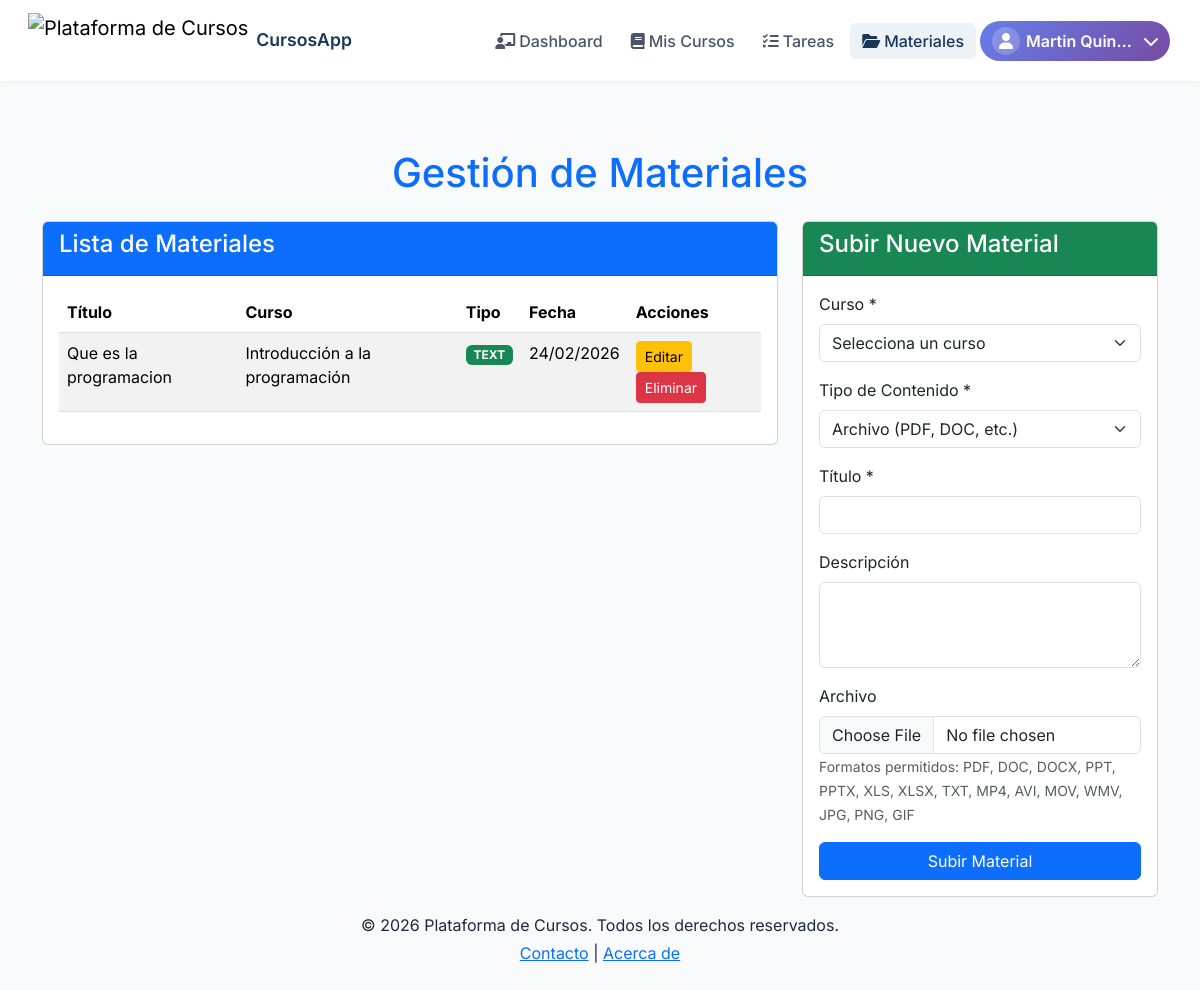
The page /views/teacher/materials.php (signed in) on the database its author committed.
### tables this page shows
CREATE TABLE `materials` (
  `id` int(11) NOT NULL,
  `course_id` int(11) DEFAULT NULL,
  `title` varchar(100) NOT NULL,
  `description` text DEFAULT NULL,
  `content_type` varchar(20) DEFAULT 'file',
  `content_url` text DEFAULT NULL,
  `content_text` longtext DEFAULT NULL,
  `file_path` varchar(255) NOT NULL,
  `uploaded_at` timestamp NOT NULL DEFAULT current_timestamp()
);

CREATE TABLE `courses` (
  `id` int(11) NOT NULL,
  `title` varchar(100) NOT NULL,
  `description` text DEFAULT NULL,
  `category_id` int(11) DEFAULT NULL,
  `teacher_id` int(11) DEFAULT NULL,
  `created_at` timestamp NOT NULL DEFAULT current_timestamp()
);

### views/teacher/materials.php (the view, shortened to what this page needs)
<?php
require_once '../../config/database.php';
require_once '../../includes/header.php';
require_once '../../includes/navbar.php';
$teacher_id = $_SESSION['user_id'];
try {
    $stmt = $pdo->prepare("SELECT m.*, c.title as course_title
                          FROM materials m
                          INNER JOIN courses c ON m.course_id = c.id
                          WHERE c.teacher_id = ?
                          ORDER BY m.uploaded_at DESC");
    $stmt->execute([$teacher_id]);
    $materials = $stmt->fetchAll(PDO::FETCH_ASSOC);
} catch (PDOException $e) {
    $materials = [];
    $error = "Error al cargar materiales: " . $e->getMessage();
}
?>
<div class="container mt-5">
    <h1 class="text-center text-primary mb-4">Gestión de Materiales</h1>
    <div class="row">
        <div class="col-md-8">
            <div class="card mb-4">
                <div class="card-header bg-primary text-white">
                    <h4>Lista de Materiales</h4>
                </div>
                <div class="card-body">
                    <?php if (empty($materials)): ?>
                        <p class="text-muted">No hay materiales subidos aún.</p>
                    <?php else: ?>
                        <div class="table-responsive">
                            <table class="table table-striped">
                                <thead>
                                    <tr>
                                        <th>Título</th>
                                        <th>Curso</th>
                                        <th>Tipo</th>
                                        <th>Fecha</th>
                                        <th>Acciones</th>
                                    </tr>
                                </thead>
                                <tbody>
                                    <?php foreach ($materials as $material): ?>
                                        <tr>
                                            <td><?php echo htmlspecialchars($material['title']); ?></td>
                                            <td><?php echo htmlspecialchars($material['course_title']); ?></td>
                                            <td>
                                                <?php
                                                $type = $material['content_type'] ?? 'file';
                                                $badges = [
                                                    'file' => 'bg-primary',
                                                    'video' => 'bg-danger',
                                                    'youtube' => 'bg-danger',
                                                    'text' => 'bg-success',
                                                    'link' => 'bg-info'
                                                ];
                                                $badge_class = $badges[$type] ?? 'bg-secondary';
                                                echo '<span class="badge ' . $badge_class . '">' . strtoupper($type) . '</span>';
                                                ?>
                                            </td>
                                            <td><?php echo date('d/m/Y', strtotime($material['uploaded_at'])); ?></td>
                                            <td>
                                                <button class="btn btn-warning btn-sm edit-material"
                                                    data-bs-toggle="modal"
                                                    data-bs-target="#editMaterialModal"
                                                    data-id="<?php echo $material['id']; ?>"
                                                    data-course-id="<?php echo $material['course_id']; ?>"
                                                    data-title="<?php echo htmlspecialchars($material['title']); ?>"
                                                    data-description="<?php echo htmlspecialchars($material['description'] ?? ''); ?>"
                                                    data-content-type="<?php echo htmlspecialchars($material['content_type'] ?? 'file'); ?>"
                                                    data-content-url="<?php echo htmlspecialchars($material['content_url'] ?? ''); ?>">
                                                    Editar
                                                </button>
                                                <a href="/controllers/materialController.php?action=delete&id=<?php echo $material['id']; ?>"
                                                   class="btn btn-danger btn-sm"
                                                   onclick="return confirm('¿Estás seguro de eliminar este material?');">
                                                    Eliminar
                                                </a>
                                            </td>
                                        </tr>
                                    <?php endforeach; ?>
                                </tbody>
                            </table>
                        </div>
                    <?php endif; ?>
                </div>
            </div>
        </div>
        <div class="col-md-4">
            <div class="card">
                <div class="card-header bg-success text-white">
                    <h4>Subir Nuevo Material</h4>
                </div>
                <div class="card-body">
                    <form method="POST" action="/controllers/materialController.php?action=create" enctype="multipart/form-data" id="uploadForm">
                        <div class="mb-3">
                            <label for="course_id" class="form-label">Curso *</label>
                            <select class="form-select" id="course_id" name="course_id" required>
                                <option value="">Selecciona un curso</option>
                            </select>
                        </div>
                        <div class="mb-3">
                            <label for="content_type" class="form-label">Tipo de Contenido *</label>
                            <select class="form-select" id="content_type" name="content_type" required>
                                <option value="file">Archivo (PDF, DOC, etc.)</option>
                            </select>
                        </div>
                        <div class="mb-3">
                            <label for="title" class="form-label">Título *</label>
                            <input type="text" class="form-control" id="title" name="title" required>
                        </div>
                        <div class="mb-3">
                            <label for="description" class="form-label">Descripción</label>
                            <textarea class="form-control" id="description" name="description" rows="3"></textarea>
                        </div>
                        <div class="mb-3" id="file_field">
                            <label for="file" class="form-label">Archivo</label>
                            <input type="file" class="form-control" id="file" name="file" accept=".pdf,.doc,.docx,.ppt,.pptx,.xls,.xlsx,.txt,.mp4,.avi,.mov,.wmv,.jpg,.jpeg,.png,.gif">
                            <small class="form-text text-muted">Formatos permitidos: PDF, DOC, DOCX, PPT, PPTX, XLS, XLSX, TXT, MP4, AVI, MOV, WMV, JPG, PNG, GIF</small>
                        </div>
                        <button type="submit" class="btn btn-primary w-100">Subir Material</button>
                    </form>
                </div>
            </div>
        </div>
    </div>
</div>
<?php require_once '../../includes/footer.php'; ?>

### includes/header.php (style rules this page uses)
html, body { height: 100%; margin: 0; padding: 0; font-family: 'Inter', sans-serif; background-color: #f9fafb; color: #1e293b; }
body { display: flex; flex-direction: column; min-height: 100vh; }

### rows shown on the page
materials: title "Que es la programacion", course.title "Introducción a la programación", content_type "TEXT", uploaded_at "24/02/2026"

### other values the page prints
$_SESSION['username'] "Martin Quin…"
